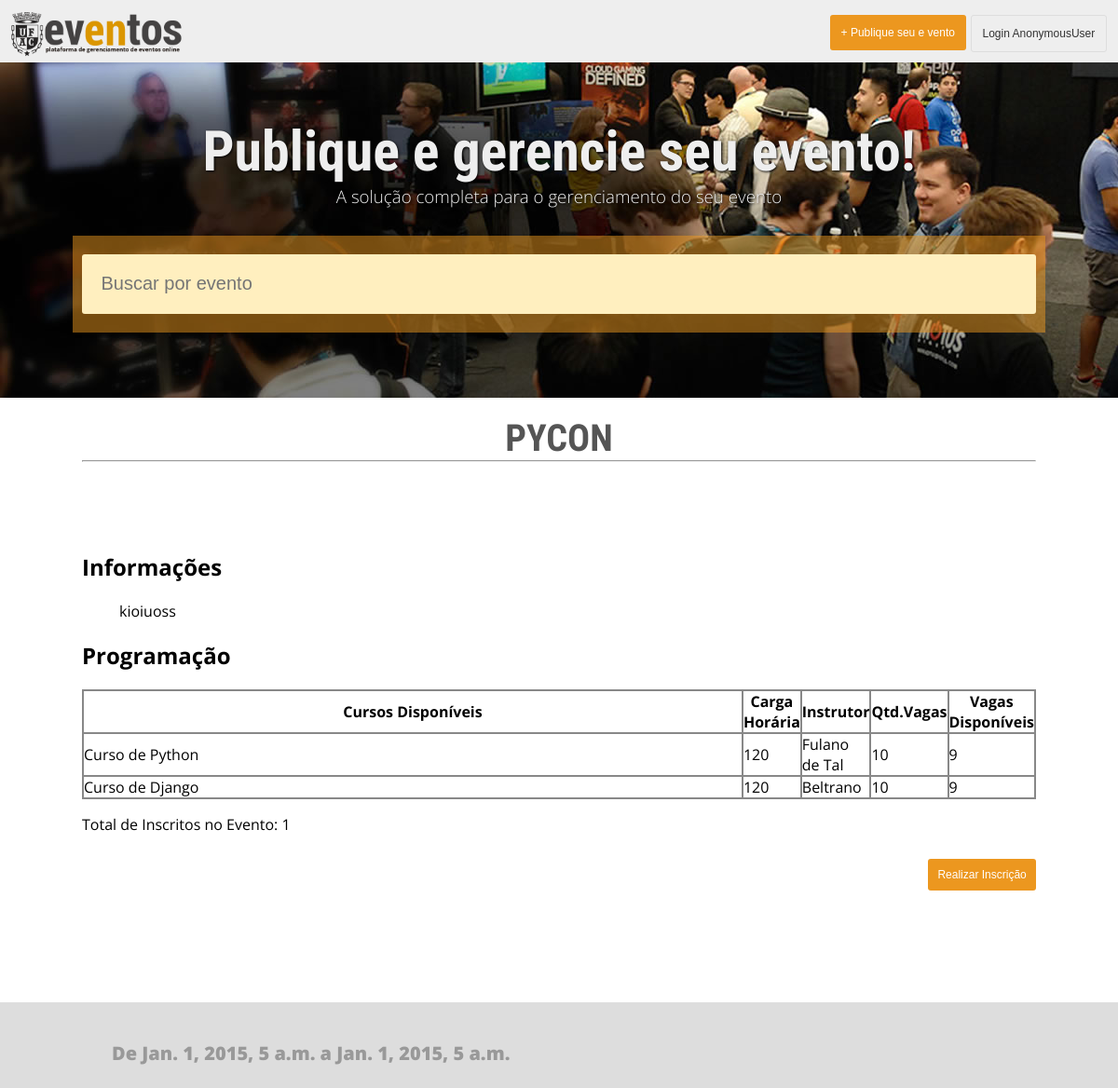
The app's page /evento/1/ with its own data.
### organizacao/models.py (models this page shows, shortened)
class Evento(models.Model):
    class Meta:
        db_table = 'evento'
    SITUACAO_CHOICES = (('1','Aguardando'),('2','Confirmado'),
                        ('3','Esgotado'),
                        ('5','Ativo'),('9','Inativo'),)
    nome = models.CharField('Nome do Evento', max_length=250,)
    dt_inicio = models.DateTimeField(u'Dt.Início')
    dt_termino = models.DateTimeField(u'Dt.Término')
    informacoes = models.TextField(u'Informações')
    situacao = models.CharField(u'Situação', max_length=1,
                                choices=SITUACAO_CHOICES, default='1')
    nome_contato = models.CharField('Nome do Contato', max_length=80)
    email = models.EmailField('Email do Contato', max_length=250)
    telefone = models.CharField('Telefone', max_length=20)
    qtd_participantes = models.IntegerField('Qtd.Participantes',
                                            null=True, blank=True,
                                            editable=False)
    @property
    def esgotado(self):
        return self.situacao == '3'

class Curso(models.Model):
    class Meta:
        db_table = 'curso'
    evento = models.ForeignKey(Evento,related_name='curso_set')
    nome_curso = models.CharField('Nome do Curso', max_length=250)
    carga_horaria = models.IntegerField(u'Carga Horária')
    instrutor = models.CharField('Instrutor', max_length=100,
                                 null=True, blank=True)
    data = models.DateField('Data do Curso', null=True, blank=True)
    hora = models.TimeField('Hora', null=True, blank=True)
    qtd_max_vagas = models.IntegerField(u'Qtd.Máx.Vagas')
    @property
    def vagas_disponiveis(self):
        return self.qtd_max_vagas - \
               self.inscritoscurso_set.all().count()

class Inscricao(models.Model):
    class Meta:
        db_table = 'inscricao'
        verbose_name = u'inscrição'
        verbose_name_plural = u'inscrições'
    evento = models.ForeignKey(Evento,
                               related_name='inscricao_set')
    nome = models.CharField('Nome', max_length=100)
    cpf = models.CharField('CPF', max_length=14, unique=True, null=True, blank=True)
    rg = models.CharField('RG', max_length=20, null=True, blank=True)
    pai = models.CharField('Nome do Pai', max_length=100, null=True, blank=True)
    mae = models.CharField(u'Nome da Mãe', max_length=100, null=True, blank=True)
    email = models.EmailField('Email', max_length=250)
    telefone = models.CharField('Telefone', max_length=20)
    status = models.BooleanField('Aceita', default=False)
    cursos = models.ManyToManyField(Curso, related_name='inscritoscurso_set')
    data_cadastro = models.DateTimeField("Dt.Cadastro", auto_now_add=True, null=True, blank=True)
    data_modificacao = models.DateTimeField("Dt.Últ.Modificação", auto_now=True, null=True, blank=True)
    ip = models.IPAddressField("IP", editable=False, null=True, blank=True)
    usuario = models.ForeignKey(settings.AUTH_USER_MODEL, null=True, blank=True, editable=False)

### organizacao/views.py (the view)
def detalhe_evento(request, id):
    evento = get_object_or_404(Evento, pk=id)
    return render(request, 'detalheevento.html', locals())

### base/templates/detalheevento.html (shortened to what this page needs)
{% extends 'index.html' %}
{% load staticfiles %}
{% block conteudo %}
<div class="blocos">
	<div class="titulo"><strong>{{ evento.nome }}</strong></div>
    <div class="tempo" style="clear:both;">De {{ evento.dt_inicio }} a {{ evento.dt_termino }}</div>
    <hr>
    <div class="detalhes" style="clear:both;margin-top: 6em;">    <h2>Informações</h2>
<blockquote> {{ evento.informacoes }}</blockquote></div>
    {% if evento.curso_set.all %}
    <div>
        <h2>Programação</h2>
        <table class="table tb">
            <thead>
                <tr>
                    <th>Cursos Disponíveis</th>
                    <th>Carga Horária</th>
                    <th>Instrutor</th>
                    <th>Qtd.Vagas</th>
                    <th>Vagas Disponíveis</th>
                </tr>
            </thead>
            <tbody>
                {% for curso in evento.curso_set.all %}
                <tr>
                    <td>{{ curso.nome_curso }}</td>
                    <td>{{ curso.carga_horaria }}</td>
                    <td>{{ curso.instrutor }}</td>
                    <td>{{ curso.qtd_max_vagas }}</td>
                    <td>{{ curso.vagas_disponiveis }}</td>
                </tr>
                {% endfor %}
            </tbody>
        </table>
    </div>
    {% endif %}
    <p>Total de Inscritos no Evento:
        {{ evento.inscricao_set.all|length }}</p>
    {% if evento.finalizado %}{% else %}{% if evento.esgotado %}{% else %}
    <div>
        <button class="bt_inscricao publique">
            Realizar Inscrição
        </button>
        </div>
    {% endif %}{% endif %}
</div>
{% endblock conteudo %}

### base/static/estilos/principal.css (style rules this page uses)
body { margin: 0; font-size: 1.000em; font-family: 'Open Sans', sans-serif; }
.publique { background: #EC971F; color: #FFF; border: 0; padding: 1%; border-radius: 3px; font-size: 0.750em; float: right; margin-top: 10px; cursor: pointer; }
.titulo { width: 100%; text-align: center; color: #555; font-size:2.500em; font-family: 'Roboto Condensed', sans-serif; text-transform: uppercase; padding-top: 20px; float: left; }
.blocos { width: 1024px; height: 378px; margin: auto; }
.tempo { width: 88%; padding:2%; padding-left: 10%; background: #DDD; color: #999; position: absolute; bottom: 0; left: 0; font-size: 1.250em; font-weight: 800; }
.tb,.tb thead th,.tb tbody td { border: #888 1px solid; width: 100%; padding: 0px; border-spacing: 0px; }

### records on screen
Evento: nome "PYCON", dt_inicio "Jan. 1, 2015, 5 a.m.", dt_termino "Jan. 1, 2015, 5 a.m.", informacoes "kioiuoss", inscricao_set.all|length "1"
Curso: nome_curso "Curso de Python", carga_horaria "120", instrutor "Fulano de Tal", qtd_max_vagas "10", vagas_disponiveis "9"
Curso: nome_curso "Curso de Django", carga_horaria "120", instrutor "Beltrano", qtd_max_vagas "10", vagas_disponiveis "9"

### other values on screen
{{ user }} "AnonymousUser"
